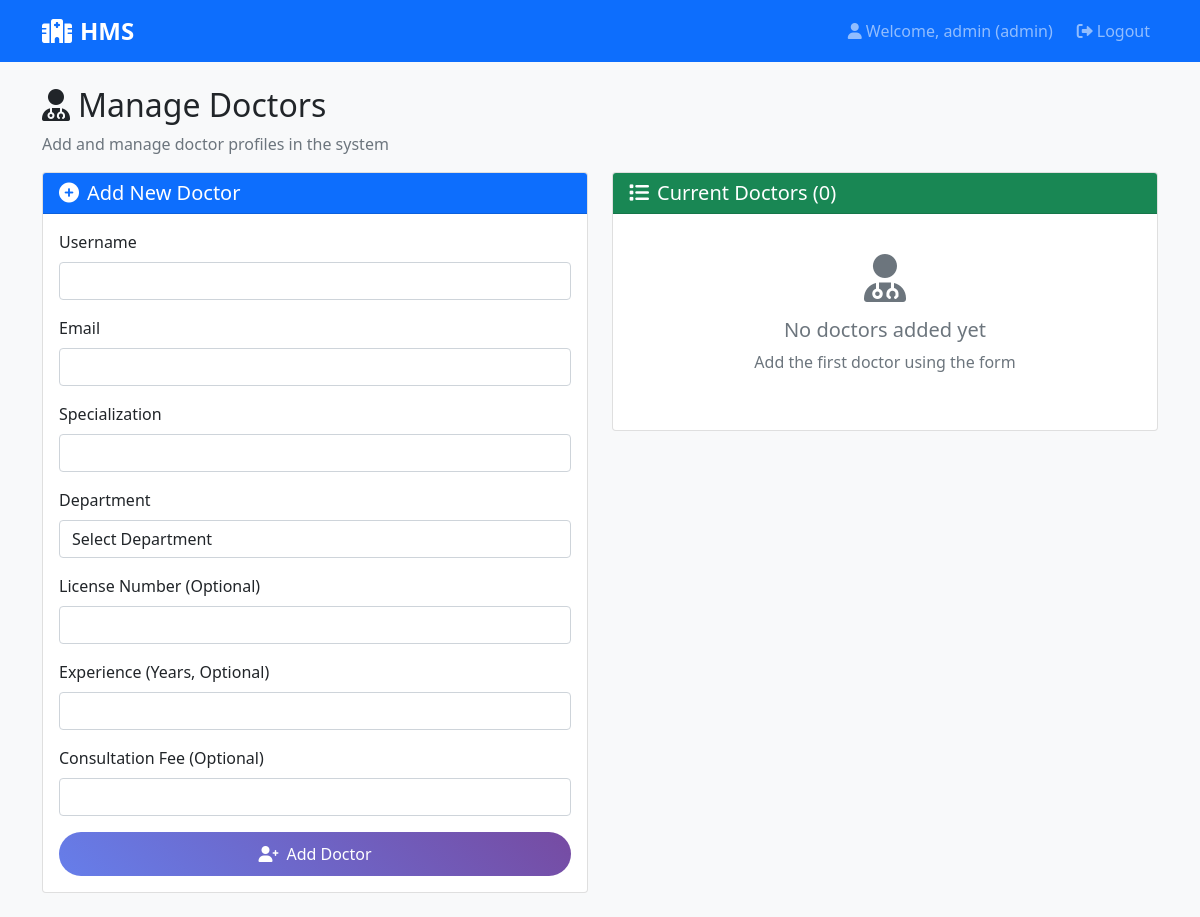
Before: /admin/doctors (signed in) with the older database file.
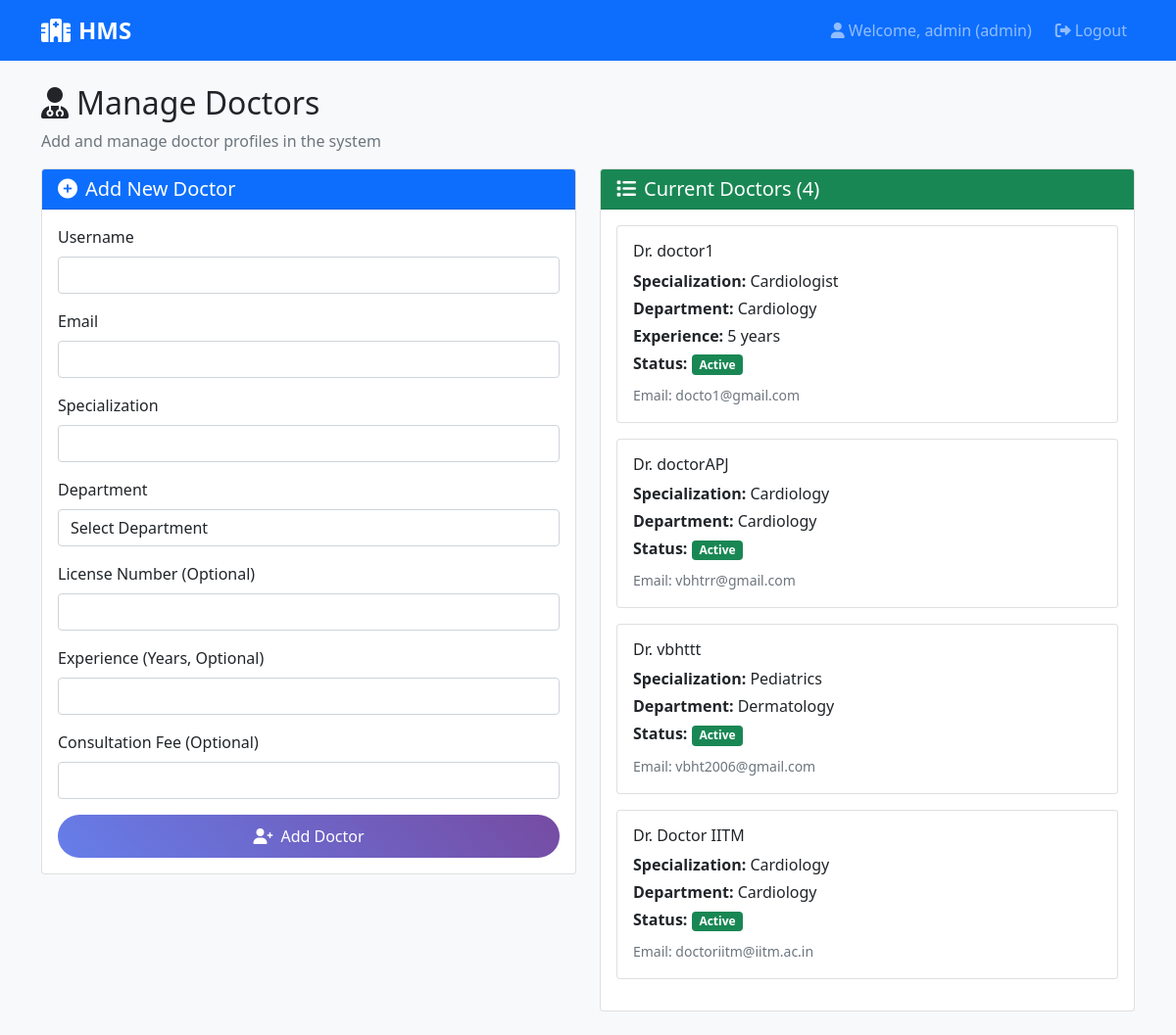
After: the same page with the newer database file.
### models.py (models this page shows)
class Doctor(db.Model):
    __tablename__ = 'doctors'
    id = db.Column(db.Integer, primary_key=True)
    user_id = db.Column(db.Integer, db.ForeignKey('users.id'), nullable=False)
    department_id = db.Column(db.Integer, db.ForeignKey('departments.id'), nullable=False)
    specialization = db.Column(db.String(100), nullable=False)
    license_number = db.Column(db.String(50), unique=True, nullable=True)  # FIXED: Added nullable=True
    experience = db.Column(db.Integer)
    consultation_fee = db.Column(db.Float, default=0.0)
    is_active = db.Column(db.Boolean, default=True)
    availabilities = db.relationship('DoctorAvailability', backref='doctor', lazy=True)
    appointments = db.relationship('Appointment', backref='doctor', lazy=True)

class User(UserMixin, db.Model):
    __tablename__ = 'users'
    id = db.Column(db.Integer, primary_key=True)
    username = db.Column(db.String(80), unique=True, nullable=False)
    email = db.Column(db.String(120), unique=True, nullable=False)
    password = db.Column(db.String(200), nullable=False)
    role = db.Column(db.String(20), nullable=False)
    created_at = db.Column(db.DateTime, default=datetime.utcnow)
    doctor_profile = db.relationship('Doctor', backref='user', uselist=False, cascade='all, delete-orphan')
    patient_profile = db.relationship('Patient', backref='user', uselist=False, cascade='all, delete-orphan')

class Department(db.Model):
    __tablename__ = 'departments'
    id = db.Column(db.Integer, primary_key=True)
    name = db.Column(db.String(100), nullable=False)
    description = db.Column(db.Text)
    doctors = db.relationship('Doctor', backref='department', lazy=True)

### app.py (the view)
@app.route('/admin/doctors')
@login_required
def admin_doctors():
    if current_user.role != 'admin':
        flash('Access denied', 'danger')
        return redirect(url_for('index'))
    doctors = Doctor.query.all()
    departments = Department.query.all()
    return render_template('admin/doctors.html', doctors=doctors, departments=departments)

### app.py (called while the page is built)
@login_manager.user_loader
def load_user(user_id):
    return User.query.get(int(user_id))

### templates/admin/doctors.html (shortened to what the changed rows need)
{% extends "base.html" %}
{% block content %}
<div class="row">
    <div class="col-12">
        <h2><i class="fas fa-user-md me-2"></i>Manage Doctors</h2>
    </div>
</div>
<div class="row">
    <div class="col-md-6 mb-4">
        <div class="card">
            <div class="card-header bg-success text-white">
                <h5 class="mb-0"><i class="fas fa-list me-2"></i>Current Doctors ({{ doctors|length }})</h5>
            </div>
            <div class="card-body">
                {% if doctors %}
                    {% for doctor in doctors %}
                    <div class="card mb-3">
                        <div class="card-body">
                            <h6 class="card-title">Dr. {{ doctor.user.username }}</h6>
                            <p class="card-text mb-1">
                                <strong>Specialization:</strong> {{ doctor.specialization }}
                            </p>
                            <p class="card-text mb-1">
                                <strong>Department:</strong> {{ doctor.department.name }}
                            </p>
                            {% if doctor.experience %}
                            <p class="card-text mb-1">
                                <strong>Experience:</strong> {{ doctor.experience }} years
                            </p>
                            {% endif %}
                            <p class="card-text mb-2">
                                <strong>Status:</strong>
                                <span class="badge {% if doctor.is_active %}bg-success{% else %}bg-danger{% endif %}">
                                    {{ 'Active' if doctor.is_active else 'Inactive' }}
                                </span>
                            </p>
                            <small class="text-muted">
                                Email: {{ doctor.user.email }}
                            </small>
                        </div>
                    </div>
                    {% endfor %}
                {% else %}
                    <div class="text-center py-4">
                        <i class="fas fa-user-md fa-3x text-muted mb-3"></i>
                        <h5 class="text-muted">No doctors added yet</h5>
                        <p class="text-muted">Add the first doctor using the form</p>
                    </div>
                {% endif %}
            </div>
        </div>
    </div>
</div>
{% endblock %}

Changed rows visible on the page:
added Doctor: user.username "doctor1", specialization "Cardiologist", department.name "Cardiology", experience "5", is_active "Active", user.email "docto1@gmail.com"
added Doctor: user.username "doctorAPJ", specialization "Cardiology", department.name "Cardiology", is_active "Active", user.email "vbhtrr@gmail.com"
added Doctor: user.username "vbhttt", specialization "Pediatrics", department.name "Dermatology", is_active "Active", user.email "vbht2006@gmail.com"
added Doctor: user.username "Doctor IITM", specialization "Cardiology", department.name "Cardiology", is_active "Active", user.email "doctoriitm@iitm.ac.in"
Other visible differences:
{{ doctors|length }}: "0" → "4"
text no longer shown: "No doctors added yet Add the first doctor using the form"
